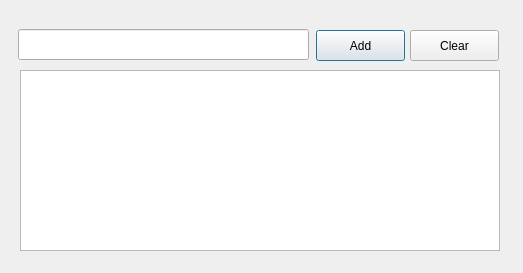
<?xml version="1.0" encoding="UTF-8"?>
<ui version="4.0">
 <class>Dialog</class>
 <widget class="QDialog" name="Dialog">
  <property name="geometry">
   <rect>
    <x>0</x>
    <y>0</y>
    <width>523</width>
    <height>273</height>
   </rect>
  </property>
  <property name="windowTitle">
   <string>Dialog</string>
  </property>
  <widget class="QLineEdit" name="lineEdit">
   <property name="geometry">
    <rect>
     <x>18</x>
     <y>29</y>
     <width>291</width>
     <height>31</height>
    </rect>
   </property>
  </widget>
  <widget class="QPushButton" name="addButton">
   <property name="geometry">
    <rect>
     <x>316</x>
     <y>30</y>
     <width>89</width>
     <height>31</height>
    </rect>
   </property>
   <property name="text">
    <string>Add</string>
   </property>
  </widget>
  <widget class="QPushButton" name="clearButton">
   <property name="geometry">
    <rect>
     <x>410</x>
     <y>30</y>
     <width>89</width>
     <height>31</height>
    </rect>
   </property>
   <property name="text">
    <string>Clear</string>
   </property>
  </widget>
  <widget class="QTextBrowser" name="textBrowser">
   <property name="geometry">
    <rect>
     <x>20</x>
     <y>70</y>
     <width>480</width>
     <height>181</height>
    </rect>
   </property>
  </widget>
 </widget>
 <resources/>
 <connections/>
</ui>
